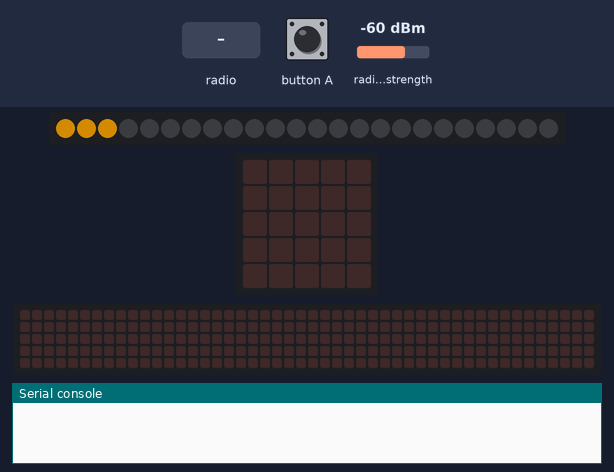
Bench run of a program on a simulated BBC micro:bit (MakeCode). Shown: 24 RGB LEDs in strip order, left to right, the board's 5×5 LED display, a strip that is not on the board, showing the scrolling text unrolled, the last lines printed to the serial console. Inputs (shaded band) come from the test bench; at power-on: radio signal strength -60 dBm. Dim RGB values are drawn brighter than linear; no radio messages arrive unless stated (any console line starting 'radio sent:' is added by the test bench); the 48×5 strip is a reading aid, not a part: it shows the text the display is scrolling, unrolled, one strip-width of it at a time.

Above: at 1.2 s.
1.3 s: radio message "DUCK" arrives
At 1.37 s:
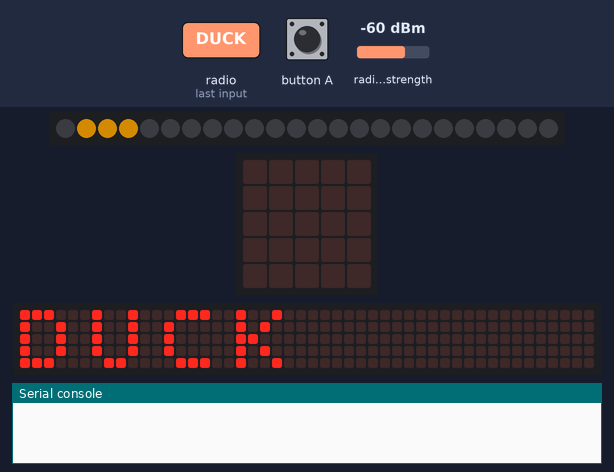
At 1.82 s:
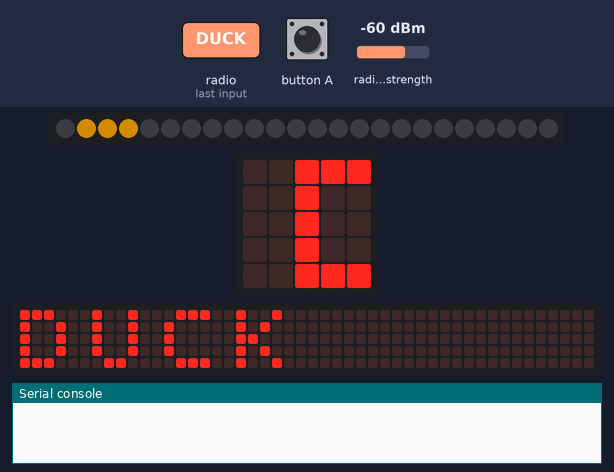
3.2 s: button A pressed for 0.15 s
At 6.8 s:
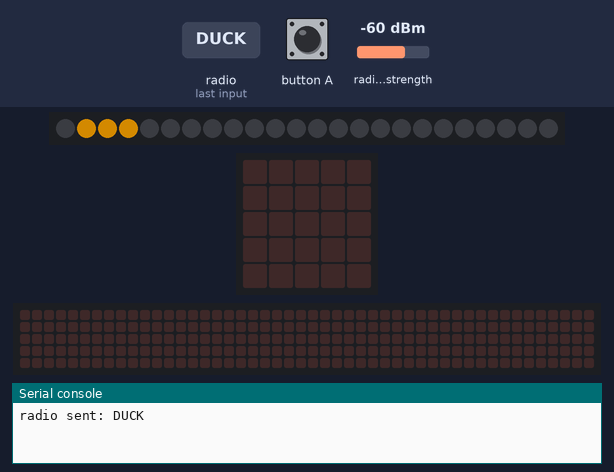
Timing chart, 0 to 8.3 s (numbered marks = the images above; inputs shaded):
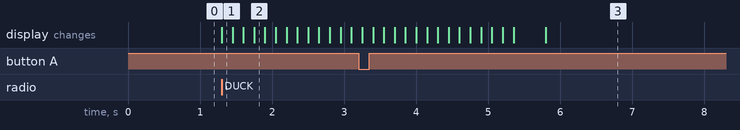

Measured:
- after the input at 1.3 s, the display: changes at once (image 1)

The program:

receiver_beacon_demo.py
```python
def on_button_pressed_a():
    radio.send_string("DUCK")

def on_received_string(receivedString):
    global signal
    signal = radio.received_packet(RadioPacketProperty.SIGNAL_STRENGTH)
    LED.rotate(1)
    LED.show()
    # basic.pause(50)
    if signal > -70:
        basic.show_string(receivedString)
    else:
        # basic.show_string(receivedString)
        led.plot_bar_graph(Math.map(signal, -128, -42, 0, 9), 9)

def led_init():
    global LED
    LED = neopixel.create(DigitalPin.P2, 24, NeoPixelMode.RGB)
    LED.clear()
    LED.range(0, 3).show_color(neopixel.colors(NeoPixelColors.ORANGE))
    LED.set_brightness(10)


# Fire events:
input.on_button_pressed(Button.A, on_button_pressed_a)
radio.on_received_string(on_received_string)

signal = 0
LED: neopixel.Strip = None

led_init()
radio.set_group(5)
```
